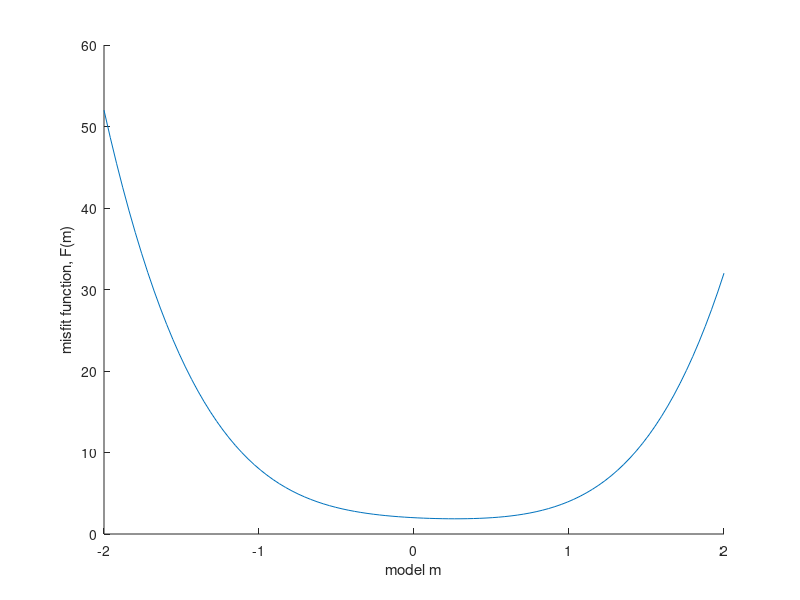

MATLAB code for this plot:
%
% lab_newton.m
% Carl Tape
%
% This is a template for implementing an iterative Newton algorithm.
% See Tarantola (2005), Eq. 6.291.
% This is a preparatory exercise for hwoptim.m
%
% See lab_iter.pdf for instructions to this lab exercise.
%

close all
clear
clc
format long

% define a misfit function and its derivatives
% note: our 'model vector' is one-dimensional
P = [2 -1 2 -1 2];          % non-quadratic
%P = [0  0 2 -1 2];         % quadratic
%F = @(m) ( polyval(P,m) );
F = @(m) ( P(1)*m.^4 + P(2)*m.^3 + P(3)*m.^2 + P(4)*m + P(5) );
g = @(m) ( 4*P(1)*m.^3 + 3*P(2)*m.^2 + 2*P(3)*m + P(4) );
H = @(m) ( 12*P(1)*m.^2 + 6*P(2)*m + 2*P(3) );
whos

% specify bounds for choosing initial model (and for plotting)
mA = -2;
mB = 2;
m = linspace(mA,mB,100);

% COMPUTE MINIMUM OF MISFIT FUNCTION HERE


figure; hold on;
plot(m,F(m));
% PLOT MINIMUM HERE
xlabel('model m'); ylabel('misfit function, F(m)');

%---------------------------------

% initial model
m0 = -1.5;
%m0 = mA + (mB-mA)*rand; % try a random starting value

% IMPLEMENT NEWTON ALGORITHM HERE (see class notes on Least Squares)


